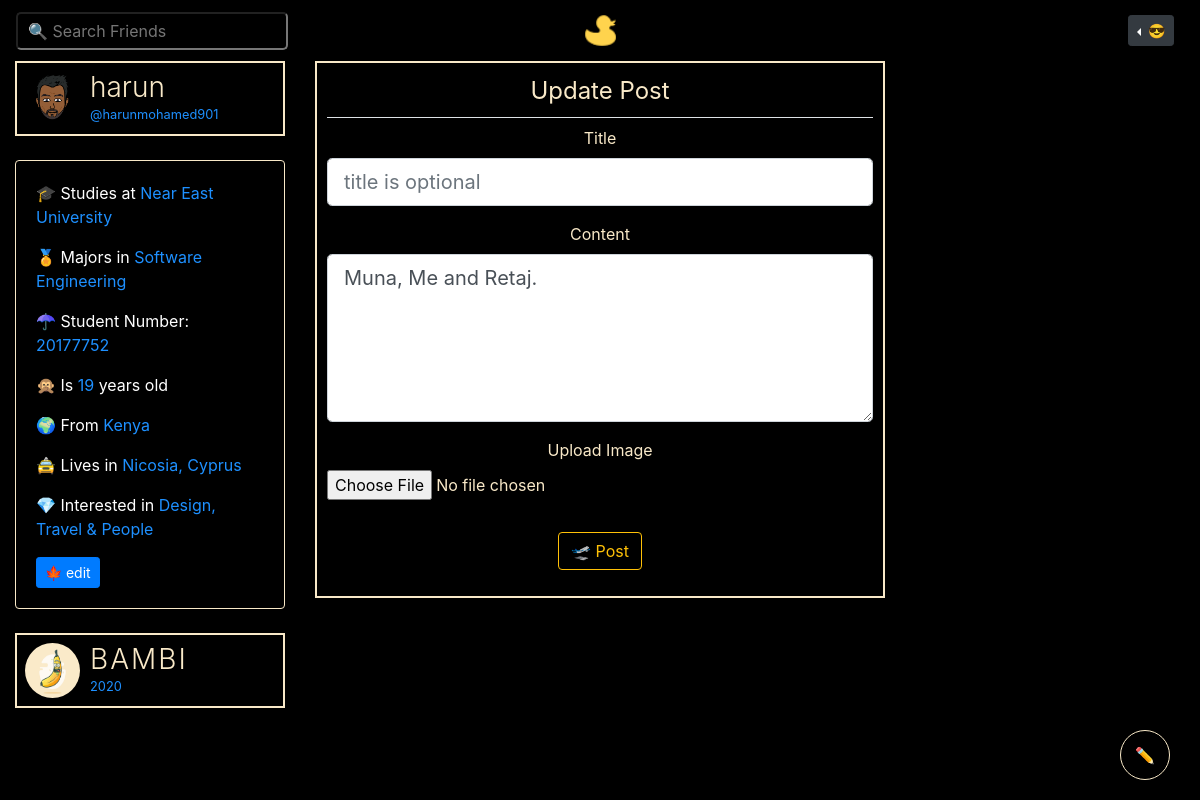
Screenshot of /post/47/update (signed in) with the database file from the repository.
### bambiv3/models.py (models this page shows, shortened)
class User(db.Model, UserMixin):
	id = db.Column(db.Integer, primary_key=True)
	username = db.Column(db.String(20), unique=True, nullable=False)
	email = db.Column(db.String(120), unique=True, nullable=False)
	image_file = db.Column(db.String(20), nullable=False, default='default.jpg')
	password = db.Column(db.String(60), nullable=False)
	last_seen = db.Column(db.DateTime, default=datetime.utcnow)
	department = db.Column(db.String(20), nullable=False)
	student_number = db.Column(db.Integer(), unique=True, nullable=False)
	age = db.Column(db.Integer(), nullable=False)
	country = db.Column(db.String(20), nullable=False)
	hobby = db.Column(db.String(20), nullable=False)
	bio = db.Column(db.String(120), nullable=True)
	private = db.Column(db.Boolean, default=False, nullable=False)
	posts = db.relationship('Post', backref='author', lazy=True)
	products = db.relationship('Product', backref='author', lazy=True)
	followed = db.relationship(
		'User', secondary=followers,
		primaryjoin=(followers.c.follower_id == id),
		secondaryjoin=(followers.c.followed_id == id),
		backref=db.backref('followers', lazy='dynamic'), lazy='dynamic')
	messages_sent = db.relationship('Message',
									foreign_keys='Message.sender_id',
									backref='author', lazy='dynamic')
	messages_received = db.relationship('Message',
										foreign_keys='Message.recipient_id',
										backref='recipient', lazy='dynamic')
	last_message_read_time = db.Column(db.DateTime)
	def new_messages(self):
		last_read_time = self.last_message_read_time or datetime(1900, 1, 1)
		return Message.query.filter_by(recipient=self).filter(
			Message.timestamp > last_read_time).count()

class Post(db.Model):
	id = db.Column(db.Integer, primary_key=True)
	title = db.Column(db.String(100)) #nullable=False
	date_posted = db.Column(db.DateTime, nullable=False, default=datetime.utcnow)
	content = db.Column(db.Text, nullable=False)
	image = db.Column(db.String(20))
	user_id = db.Column(db.Integer, db.ForeignKey('user.id'), nullable=False)
	likes = db.relationship('PostLike', backref='post', lazy='dynamic')

### bambiv3/routes.py (the view)
@app.route("/post/<int:post_id>/update", methods=['GET', 'POST'])
@login_required
def update_post(post_id):
	post = Post.query.get_or_404(post_id)
	if post.author != current_user:
		abort(403)
	form = PostForm()
	if form.validate_on_submit():
		post.title = form.title.data
		post.content = form.content.data
		db.session.commit()
		flash('Your post has been updated!', 'success')
		return redirect(url_for('post', post_id=post.id))
	elif request.method == 'GET':
		form.title.data = post.title
		form.content.data = post.content
	return render_template('create_post.html', title='Update Post',
						   form=form, legend='Update Post')

### bambiv3/forms.py
class PostForm(FlaskForm):
	title = StringField('Title') #validators=[DataRequired()]
	content = TextAreaField('Content', validators=[DataRequired()])
	image = FileField('Upload Image', validators=[FileAllowed(['jpg', 'jpeg' , 'png', 'gif'])])
	submit = SubmitField('🛫 Post')

### bambiv3/models.py (called while the page is built)
@login_manager.user_loader
def load_user(user_id):
	return User.query.get(int(user_id))

### bambiv3/routes.py (called while the page is built)
@app.before_request
def before_request():
	if current_user.is_authenticated:
		current_user.last_seen = datetime.utcnow()
		db.session.commit()

### bambiv3/templates/create_post.html (shortened to what this page needs)
{% extends "layout.html" %}
{% block content %}
<div class="container-fluid">
	<div class="row">
		<div class="col-lg-3 d-none d-lg-block">
		      <header style="color:#F9E9C8;border:2px solid #F9E9C8;padding:8px;cursor:pointer;" data-toggle="modal" data-target="#profile">
		        <img src="{{ url_for('static', filename='profile_pics/' + current_user.image_file) }}" alt="harun profile" class="profile-thumbnail">
		        <div class="profile-name">
		          <h3>{{current_user.username}}</h3>
		          <small>@{{current_user.email.split("@")[0] | lower}}</small>
		        </div>
		      </header>
		      <br>
		    <div class="card about" style="color:#fff;background:#000;text-align:left;border:1px solid #F9E9C8;">
		    <div class="card-body">
		      <p> 🎓 Studies at <span>Near East University</span></p>
			  <p> 🏅 Majors in <span>{{current_user.department}}</span></p>
			  <p> ☂ Student Number: <span>{{current_user.student_number}}</span></p>
			  <p> 🙊 Is <span>{{current_user.age}}</span> years old</p>
			  <p> 🌍 From <span>{{current_user.country}}</span></p>
			  <p> 🚖 Lives in <span>Nicosia, Cyprus</span></p>
			  <p> 💎 Interested in <span>{{current_user.hobby}}</span></p>
			  <a class="btn btn-sm btn-primary" href="{{ url_for('account') }}">🍁 edit</a>
		    </div>
		  </div>
		  <br>
		  <header style="color:#F9E9C8;border:2px solid #F9E9C8;padding:8px;">
		    <img src="{{ url_for('static', filename='profile_pics/' + 'logod.png') }}" alt="logo" class="profile-thumbnail">
		    <div class="profile-name">
		      <h3 class="logo">BAMBI</h3>
		      <small id="year"></small>
		    </div>
		  </header>
		</div>
		<div class="col-lg-6" style="text-align: center">
			<div class="post">
			  <div id="inner">
			   <div class="content-section">
				  <form method="POST" action="" enctype="multipart/form-data">
				    <fieldset class="form-group">
				      <legend class="border-bottom mb-2 pb-2">{{ legend }}</legend>
				      <div class="form-group">
				        {{ form.title.label(placeholder="title is optional", class="form-control-label") }}
				        {% if form.title.errors %}
				        {{ form.title(placeholder="title is optional", class="form-control form-control-lg is-invalid") }}
				        <div class="invalid-feedback">
				          {% for error in form.title.errors %}
				          <span>{{ error }}</span>
				          {% endfor %}
				        </div>
				        {% else %}
				        {{ form.title(placeholder="title is optional", class="form-control form-control-lg") }}
				        {% endif %}
				      </div>
				      <div class="form-group">
				        {{ form.content.label(placeholder="speak your mind...", class="form-control-label") }}
				        {% if form.content.errors %}
				        {{ form.content(placeholder="speak your mind...", class="form-control form-control-lg is-invalid") }}
				        <div class="invalid-feedback">
				          {% for error in form.content.errors %}
				          <span>{{ error }}</span>
				          {% endfor %}
				        </div>
				        {% else %}
				        {{ form.content(placeholder="speak your mind...", class="form-control form-control-lg", rows="5") }}
				        {% endif %}
				      </div>
				      <div class="form-group">
				        {{ form.image.label(class="form-control-label") }}
				        {% if form.image.errors %}
				        {{ form.image(class="form-control-file is-invalid") }}
				        <div class="invalid-feedback">
				          {% for error in form.image.errors %}
				          <span>{{ error }}</span>
				          {% endfor %}
				        </div>
				        {% else %}
				        {{ form.image(class="form-control-file") }}
				        {% endif %}
				      </div>
				    </div>
				    <div class="form-group">
				      {{ form.submit(class="btn btn-outline-warning") }}
				    </div>
			  </div>
		</div>
		<br>
		</div>
{% endblock content %}

### bambiv3/static/main.css (style rules this page uses)
body { background:#000; color: #F9E9C8; }
.logo { color:#F9E9C8; letter-spacing:2px; }
.about span, small { color:#1e90ff; }
h3 { font-weight: 300; }

### bambiv3/templates/create_post.html (style rules this page uses)
header, footer { display: flex; flex-direction: row; }
header .profile-thumbnail { width: 55px; height: 55px; border-radius: 50%; }
header .profile-name { display: flex; flex-direction:column; margin-left: 10px; }
header h3, header h4 { display: flex; margin: 0; }
.post { border: 2px solid #F9E9C8; padding: 10px; }

### rows the page displays
User: image_file (picture), username "harun", email "harunmohamed901", department "Software Engineering", student_number "20177752", age "19", country "Kenya", hobby "Design, Travel & People"
Post: content "Muna, Me and Retaj."

### other values shown
{{ legend }} "Update Post"
